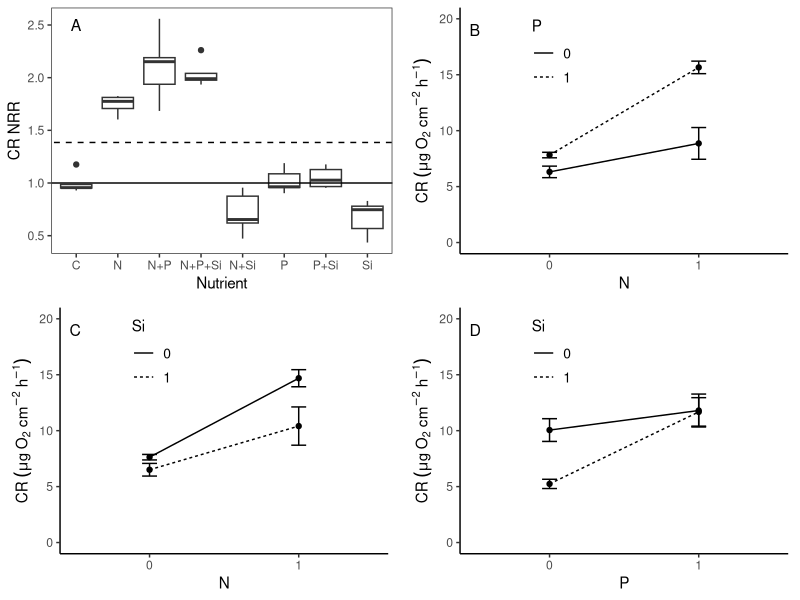

Write the R code that produced this figure.
#Example NDS analysis Figure
#Uses Summer Ringer CR

#packages
install.packages("nlme")
install.packages("nortest")
install.packages("plyr")
install.packages("dplyr")
install.packages("multcomp")
install.packages("MASS")
install.packages("ggplot2")
install.packages(gridExtra)
library(nlme)
library(nortest)
library(plyr)
library(dplyr)
library(multcomp)
library(MASS)
library(ggplot2)
library(gridExtra)

#Load data
ring_summer <- read.table(file="ring_summer.csv", header=T, sep=",")

#set variable
d = ring_summer

#convert N and P and Si values (0 or 1 for absence or presence) to factors
d$N<-as.factor(d$N)
d$P<-as.factor(d$P)
d$Si<-as.factor(d$Si)
str(d)

#subset data into gpp and cr response
d.cr = subset(d, top=="sponge", data=d)

#calculate nrr for cr
x<-ddply(d.cr, "nutrient", summarise, ave_cr = mean(cr.area, na.rm=T)) 
x
d.cr$cr.nrr = d.cr$cr.area/-7.554539 #divide by control ave_cr

###############
#plot of NRR
##############
ringer.sum.cr = ggplot(data=subset(d.cr, !(nutrient=="control")), aes(x=nutrient, y=cr.nrr)) +
  geom_boxplot() +
  theme_bw() +
  ylab("CR NRR") +
  xlab("Nutrient") +
  geom_abline(slope = 0, intercept = 1) +
  geom_abline(slope = 0, intercept = 1.385, lty = 2) + #what is the significance of 1.385?
  theme(panel.grid.minor=element_blank(), 
        panel.grid.major=element_blank()) +
  annotate("text", x=1, y=2.5, label="A", size=4)

gA <- ggplotGrob(ringer.sum.cr)  # set up figure

###############
#interaction plots
##############
#N and P
xx = na.omit(subset(d.cr, select = c(N,P,cr.area)))
#interaction.plot(xx$N, xx$P, xx$cr.area*-1)

#summarize mean and SE by nutrient
sum <- group_by(xx, N, P) %>%  # Grouping function causes subsequent functions to aggregate by season and reach
  summarize(avg = mean(cr.area, na.rm = TRUE)*-1, # na.rm = TRUE to remove missing values
            stdev=sd(cr.area, na.rm = TRUE),  # na.rm = TRUE to remove missing values
            n = sum(!is.na(cr.area)), # of observations, excluding NAs. 
            se=stdev/sqrt(n))

#make plot
NP.int = ggplot(sum, aes(x=N, y=avg, group = P)) +
  geom_point() +
  geom_line(aes(group=P, linetype = P)) +
  geom_errorbar(aes(ymin=avg-se, ymax=avg+se), width=0.1) +
  theme_classic() +
  ylab(expression(CR~(mu*g~O[2]~cm^{-2}~h^{-1}))) +
  ylim(0,20) +
  theme(legend.justification=c(0.03,0.6),
        aspect.ratio = 0.75, #reduces white space on left and right of data
        legend.position=c(0.2,0.85),
        legend.text=element_text(size=10)) +
  annotate("text", x=0.5, y=19, label="B", size=4)

gB <- ggplotGrob(NP.int)  # set up figure

#N and Si
xx = na.omit(subset(d.cr, select = c(N,Si,cr.area)))
#interaction.plot(xx$N, xx$Si, xx$cr.area*-1)

#summarize mean and SE by nutrient
sum <- group_by(xx, N, Si) %>%  # Grouping function causes subsequent functions to aggregate by season and reach
  summarize(avg = mean(cr.area, na.rm = TRUE)*-1, # na.rm = TRUE to remove missing values
            stdev=sd(cr.area, na.rm = TRUE),  # na.rm = TRUE to remove missing values
            n = sum(!is.na(cr.area)), # of observations, excluding NAs. 
            se=stdev/sqrt(n))

#make plot
NSi.int = ggplot(sum, aes(x=N, y=avg, group = Si)) +
  geom_point() +
  geom_line(aes(group=Si, linetype = Si)) +
  geom_errorbar(aes(ymin=avg-se, ymax=avg+se), width=0.1) +
  theme_classic() +
  ylab(expression(CR~(mu*g~O[2]~cm^{-2}~h^{-1}))) +
  ylim(0,20) +
  theme(legend.justification=c(0.03,0.6),
        aspect.ratio = 0.75, #reduces white space on left and right of data
        legend.position=c(0.2,0.85),
        legend.text=element_text(size=10)) +
  annotate("text", x=0.5, y=19, label="C", size=4)

gC <- ggplotGrob(NSi.int)  # set up figure



#P and Si
xx = na.omit(subset(d.cr, select = c(P,Si,cr.area)))
#interaction.plot(xx$P, xx$Si, xx$cr.area*-1)

#summarize mean and SE by nutrient
sum <- group_by(xx, P, Si) %>%  # Grouping function causes subsequent functions to aggregate by season and reach
  summarize(avg = mean(cr.area, na.rm = TRUE)*-1, # na.rm = TRUE to remove missing values
            stdev=sd(cr.area, na.rm = TRUE),  # na.rm = TRUE to remove missing values
            n = sum(!is.na(cr.area)), # of observations, excluding NAs. 
            se=stdev/sqrt(n))

#make plot
PSi.int = ggplot(sum, aes(x=P, y=avg, group = Si)) +
  geom_point() +
  geom_line(aes(group=Si, linetype = Si)) +
  geom_errorbar(aes(ymin=avg-se, ymax=avg+se), width=0.1) +
  theme_classic() +
  ylab(expression(CR~(mu*g~O[2]~cm^{-2}~h^{-1}))) +
  ylim(0,20) +
  theme(legend.justification=c(0.03,0.6),
        aspect.ratio = 0.75, #reduces white space on left and right of data
        legend.position=c(0.2,0.85),
        legend.text=element_text(size=10)) +
  annotate("text", x=0.5, y=19, label="D", size=4)

gD <- ggplotGrob(PSi.int)  # set up figure

#4 panel plot of CR and interaction plots

gA <- ggplotGrob(ringer.sum.cr)  # set up figure
gB <- ggplotGrob(NP.int)  # set up figure
gC <- ggplotGrob(NSi.int)  # set up figure
gD <- ggplotGrob(PSi.int)  # set up figure

#maxWidth = grid::unit.pmax(gA$widths[2:5], gB$widths[2:5], gC$widths[2:5], gD$widths[2:5])  # set up figure

#gA$widths[2:5] <- as.list(maxWidth)  # set up figure
#gB$widths[2:5] <- as.list(maxWidth)  # set up figure
#gC$widths[2:5] <- as.list(maxWidth)
#gD$widths[2:5] <- as.list(maxWidth)

grid.arrange(gA, gB, gC, gD, ncol=2, nrow=2)
